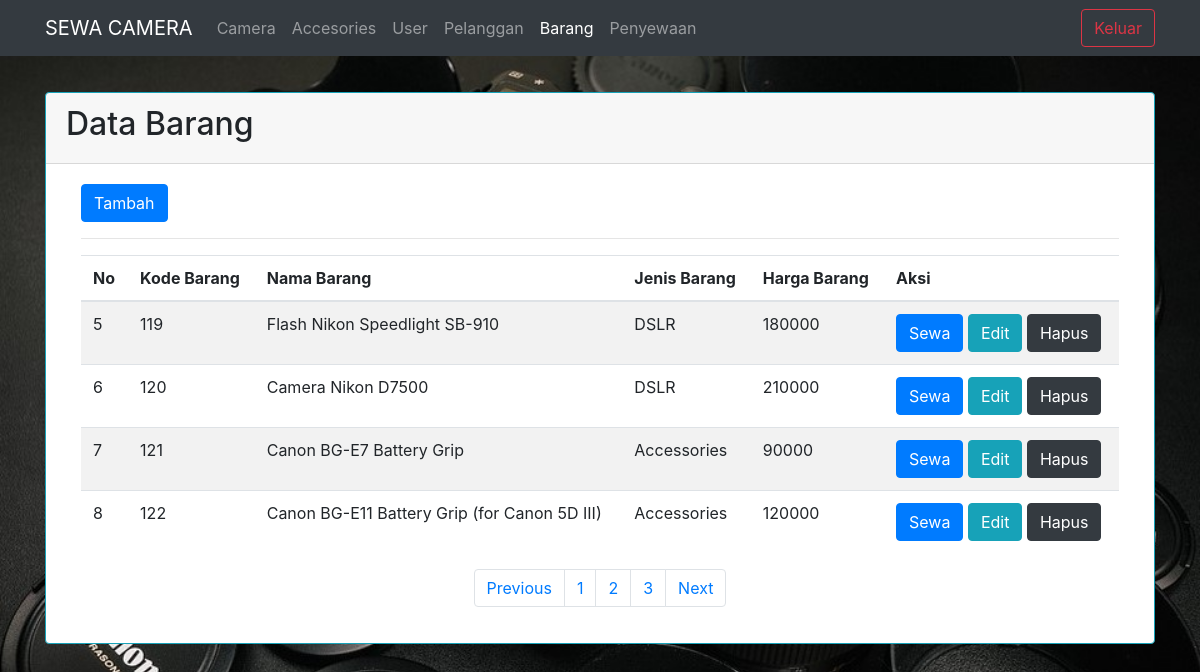
The app's page /barang.php?halaman=2, older data.
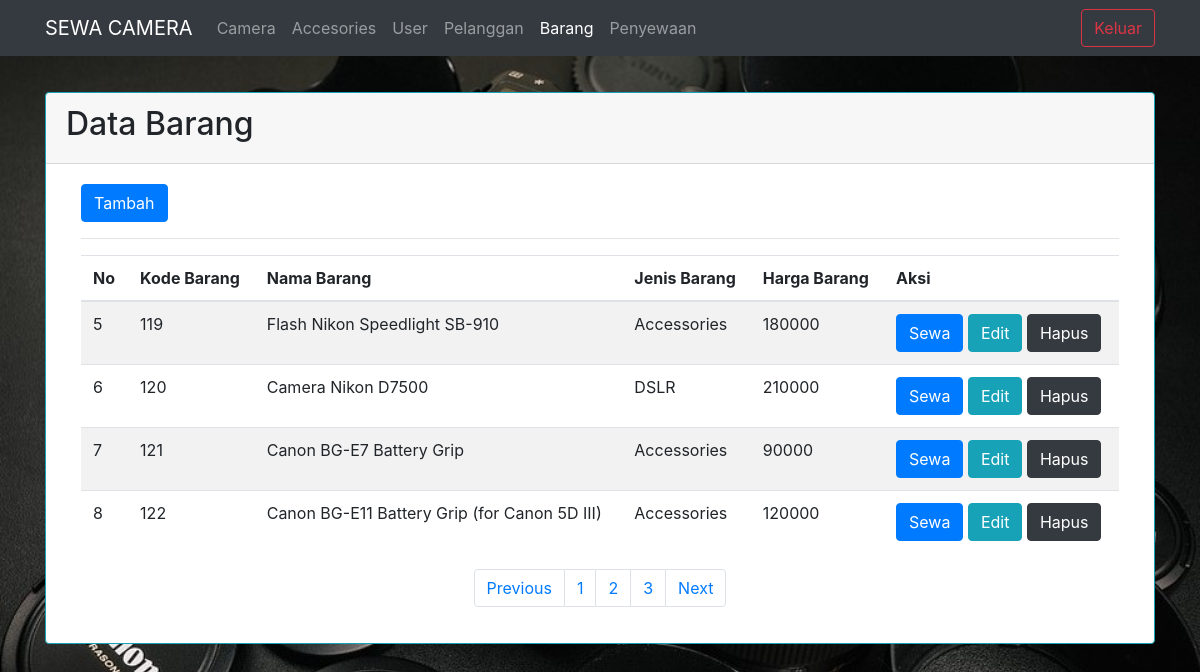
The same page, newer data.
### tables this page shows
CREATE TABLE `barang` (
  `kode_barang` int(7) NOT NULL,
  `nama_barang` varchar(45) NOT NULL,
  `jenis_barang` char(5) NOT NULL,
  `harga_barang` int(11) NOT NULL
);

### koneksi.php (called while the page is built, shortened)
<?php
class database{
	var $host = "localhost";
	var $uname = "root";
	var $passw = "";
	var $db = "sewabarang";
	function __construct(){
		$this->koneksi = mysqli_connect(
			$this->host,
			$this->uname,
			$this->passw,
			$this->db);
	}
	function tampil_barang(){
		$query = mysqli_query($this->koneksi,"select * from barang");
		$data = $query->num_rows;
		return $data;
	}
	function tampil_barang_paging($awal,$batas){
		$data = mysqli_query($this->koneksi, "select*from barang order by kode_barang asc limit $awal, $batas");
		while($row = mysqli_fetch_array($data)){
			$hasil[] = $row;
		}
		$jml = $data->num_rows;
		if ($jml != 0){
		return $hasil;
		}
	}
}
?>

### view_barang.php (the view, shortened to what this page needs)
<div class="table-responsive">
		<table class="table table-striped">
		<a href="tambah_barang.php" class="btn btn-primary">Tambah</a>
		<hr>
			<thead>
			<tr>
				<th>No</th>
				<th>Kode Barang</th>
				<th>Nama Barang</th>
				<th>Jenis Barang</th>
				<th>Harga Barang</th>
				<th>Aksi</th>
			</tr>
			</thead>
			<?php
				foreach($data_barang as $row){
			?>
					<tr>
						<td><?php echo $nomor++; ?></td>
						<td><?php echo $row['kode_barang']; ?></td>
						<td><?php echo $row['nama_barang']; ?></td>
						<?php
							$cekjenis_barang = $row['jenis_barang'];
						if($cekjenis_barang=='acc'){
							$jenis_barangnya="Accessories";
						}else{
							$jenis_barangnya="DSLR";
						}
						?>
						<td><?php echo $jenis_barangnya; ?></td>
						<td><?php echo $row['harga_barang']; ?></td>
						<td>
							<a class="btn btn-primary" a href="tambah_penyewaan.php?kode_barang=<?php echo $row['kode_barang']; ?>">Sewa</a>
							<a class="btn btn-info" a href="edit_barang.php?aksi=edit_barang&kode_barang=<?php echo $row['kode_barang']; ?>">Edit</a>
							<a class="btn btn-dark" a href="proses_barang.php?aksi=hapus_barang&kode_barang=
							<?php echo $row['kode_barang']; ?>
							"onclick='return confirm("Apakah Yakin Ingin Menghapus?")'>Hapus</a>
							<?php
								}
							?>
						</td>
						</tr>
			</table>
			<nav>
				<ul class="pagination justify-content-center">
					<li class="page-item">
						<a class="page-link" <?php if($halaman > 1) {echo "href='?halaman=$previous'";} ?>>Previous</a>
					</li>
					<?php
					for($x=1;$x<=$total_halaman;$x++){
						?>
						<li class="page-item"><a class="page-link" href="?halaman=<?php echo $x ?>"><?php echo $x; ?></a></li>
						<?php
					}
					?>
					<li class="page-item">
						<a class="page-link" <?php if($halaman < $total_halaman) {echo "href='?halaman=$next'";} ?>>Next</a>
					</li>
				</ul>
			</nav>
		</div>

Row changes from the older to the newer data that the page shows:
changed barang "Flash Nikon Speedlight SB-910": jenis_barang "DSLR" → "Accessories"
